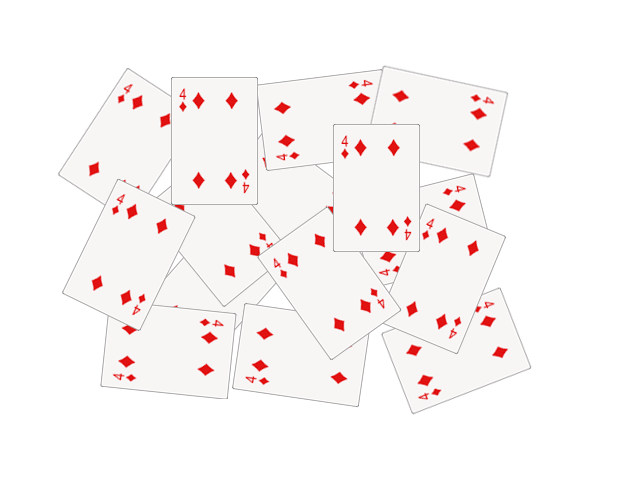
#> input picture seminars/seminar_06/data/cards.png, 640 x 480 px
$ jupyter execute --allow-errors Seminar_6.ipynb   (older library calls are emulated)
#> lines starting #> are read from the running program, lines starting #| are printed output that depends on the picture; after the words box and inside, x2 and y2 are one past the last pixel; in counts of white or black regions, pixels touching at a corner belong together
# Семинар 6 - Классические алгоритмы сегментации изображения и обнаружения объектов

**Данный семинар содержит ДЗ**

***

[cell 1]
import random as rng

import cv2
import numpy as np
import matplotlib.pyplot as plt

rng.seed(12345)

[cell 2]
# !mkdir -p data
# !wget https://github.com/opencv/opencv/raw/4.x/samples/data/cards.png -O data/cards.png

# Image Segmentation with Distance Transform and Watershed Algorithm

Источник - https://docs.opencv.org/3.4/d2/dbd/tutorial_distance_transform.html

В этом семинаре вы узнаете, как:

- Использовать `cv2.filter2D`, чтобы выполнить фильтрацию Лапласа для повышения резкости изображения.
- Использовать `cv2.distanceTransform`, чтобы получить производное представление двоичного изображения, где значение каждого пикселя заменяется его расстоянием до ближайшего пикселя фона.
- Использовать `cv2.watershed`, чтобы изолировать объекты на изображении от фона.

[cell 3]
img_src = cv2.cvtColor(cv2.imread("data/cards.png"), cv2.COLOR_BGR2RGB)
plt.imshow(img_src);

[cell 4]
# Change the background from white to black, since that will help later to extract
# better results during the use of Distance Transform
img = img_src.copy()
img[np.all(img == 255, axis=2)] = 0

plt.imshow(img);

[cell 5]
# Create a kernel that we will use to sharpen our image
# an approximation of second derivative, a quite strong kernel
kernel = np.array(
    [[  1,  1,  1],
     [  1, -8,  1],
     [  1,  1,  1]], dtype=np.float32)
# do the laplacian filtering as it is
# well, we need to convert everything in something more deeper then CV_8U
# because the kernel has some negative values,
# and we can expect in general to have a Laplacian image with negative values
# BUT a 8bits unsigned int (the one we are working with) can contain values from 0 to 255
# so the possible negative number will be truncated
imgLaplacian = cv2.filter2D(img, cv2.CV_32F, kernel)
sharp = np.float32(img)
imgResult = sharp - imgLaplacian

# convert back to 8bits gray scale
imgResult = np.clip(imgResult, 0, 255)
imgResult = imgResult.astype('uint8')
imgLaplacian = np.clip(imgLaplacian, 0, 255)
imgLaplacian = np.uint8(imgLaplacian)

plt.figure(figsize=(10, 5))
plt.subplot(121)
plt.imshow(imgLaplacian)
plt.title('Laplacian')
plt.subplot(122)
plt.imshow(imgResult)
plt.title('New Sharped Image');

### Бинаризация изображения

[cell 6]
# Create binary image from source image
bw = cv2.cvtColor(imgResult, cv2.COLOR_BGR2GRAY)
_, bw = cv2.threshold(bw, 40, 255, cv2.THRESH_BINARY | cv2.THRESH_OTSU)
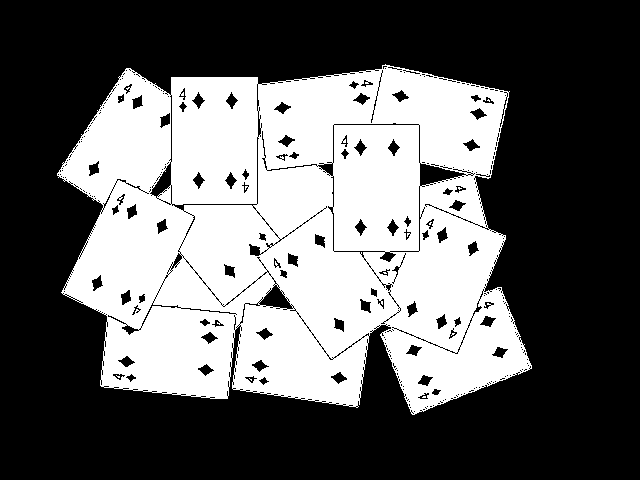
#> bw: shape (480, 640); 38.9% white; 10 white regions (9 under 20 px), largest, box (x1, y1, x2, y2) and area: (57, 64, 532, 415) 119477
plt.imshow(bw, cmap="Greys_r");

### Distance transform

[cell 7]
# Perform the distance transform algorithm
dist = cv2.distanceTransform(bw, cv2.DIST_L2, 3)
# Normalize the distance image for range = {0.0, 1.0}
# so we can visualize and threshold it
cv2.normalize(dist, dist, 0, 1.0, cv2.NORM_MINMAX)
plt.imshow(dist, cmap="Greys_r");

[cell 8]
# Threshold to obtain the peaks
# This will be the markers for the foreground objects
_, dist = cv2.threshold(dist, 0.4, 1.0, cv2.THRESH_BINARY)
#> dist: shape (480, 640) float32; values 0 (black) and 1 (white), 7.1% white; 15 white regions (1 under 20 px), largest, box (x1, y1, x2, y2) and area: (94, 228, 165, 280) 2212, (348, 159, 405, 216) 2186, (187, 112, 243, 169) 2179
# Dilate a bit the dist image
kernel1 = np.ones((3,3), dtype=np.uint8)
dist = cv2.dilate(dist, kernel1)
#> dist: shape (480, 640) float32; values 0 (black) and 1 (white), 8.2% white; 14 white regions, largest, box (x1, y1, x2, y2) and area: (93, 227, 166, 281) 2498, (347, 158, 406, 217) 2450, (185, 111, 244, 170) 2442
plt.imshow(dist, cmap="Greys_r");

[cell 9]
# Create the CV_8U version of the distance image
# It is needed for findContours()
dist_8u = dist.astype('uint8')
#> dist_8u: shape (480, 640); values 0 (black) and 1 (white), 8.2% white; 14 white regions
# Find total markers
contours, _ = cv2.findContours(dist_8u, cv2.RETR_EXTERNAL, cv2.CHAIN_APPROX_SIMPLE)
#> contours = 14 contours; largest, box (x1, y1, x2, y2) and area: (93, 227, 166, 281) 2396, (347, 158, 406, 217) 2348, (185, 111, 244, 170) 2340, (406, 250, 478, 307) 2280, (138, 321, 198, 380) 2240
# Create the marker image for the watershed algorithm
markers = np.zeros(dist.shape, dtype=np.int32)
# Draw the foreground markers
for i in range(len(contours)):
    cv2.drawContours(
        markers,   # image
        contours,  # contours list
        i,         # contour index to draw
        (i+1),     # color (fill value)
        -1,        # thickness (if negative - fill the contour)
    )
#> this loop made 14 passes
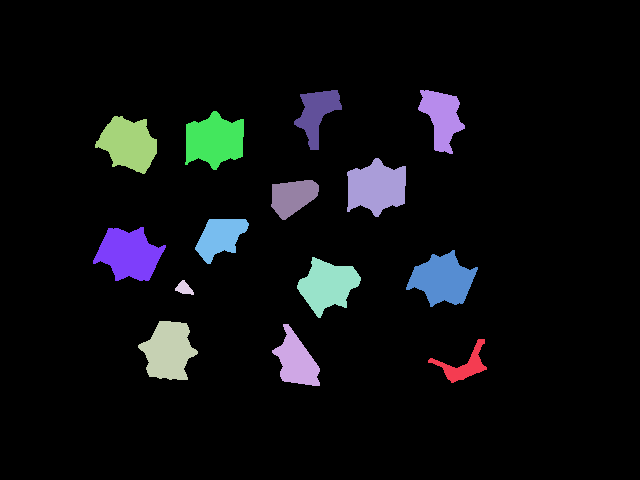
#> markers: shape (480, 640) int32; 15 distinct labels, from 0 to 14; one colour per label, 0 black
# Draw the background marker
cv2.circle(
    markers,        # image
    (5,5),          # center
    3,              # radius
    (255,255,255),  # color
    -1,             # thickness (if negative - fill)
)
#> markers: shape (480, 640) int32; 16 distinct labels, from 0 to 255

markers_8u = (markers * 10).astype('uint8')
plt.imshow(markers_8u, cmap="Greys_r");

### Алгоритм Watershed

[cell 10]
# Perform the watershed algorithm
cv2.watershed(imgResult, markers)

mark = markers.astype('uint8')
mark = cv2.bitwise_not(mark)
# uncomment this if you want to see how the mark
# image looks like at that point
# plt.imshow(mark)
# Generate random colors
colors = []
for contour in contours:
    colors.append((rng.randint(0,256), rng.randint(0,256), rng.randint(0,256)))
#> after the loop, colors = [(213, 5, 152), (188, 99, 138), (223, 82, 191), (63, 221, 133), (89, 95, 181), (46, 211, 85), (75, 105, 39), (97, 174, 164), (12, 234, 173), (13, 212, 1), (3, 83, 91), (146, 50, 212), (54, 93, 192), (119, 168, 20)]
# Create the result image
dst = np.zeros((markers.shape[0], markers.shape[1], 3), dtype=np.uint8)
# Fill labeled objects with random colors
for i in range(markers.shape[0]):
    for j in range(markers.shape[1]):
        index = markers[i,j]
        if index > 0 and index <= len(contours):
            dst[i,j,:] = colors[index-1]
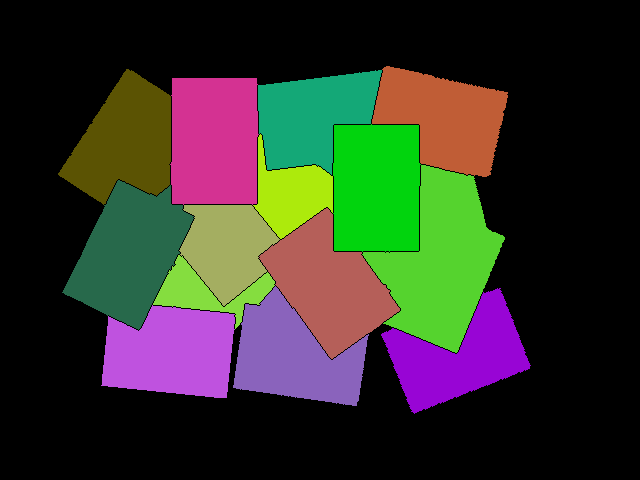
#> dst: shape (480, 640, 3); mean of channels 0, 1, 2 40.2, 50.5, 49.8; drawn as B, G, R

# Visualize the final image
plt.imshow(dst);

[cell 11]
blended = cv2.addWeighted(img_src, 0.5, dst, 0.5, 0.0)
plt.imshow(blended);

# Домашнее задание: подсчет количества пальцев

**Это оцениваемое ДЗ**

Вам предлагается реализовать алгоритм, подсчитывающий количество пальцев.

Один из возможных вариантов решения:
- Получить бинаризованное изображение и найти контур руки;
- Построить выпуклый контур функцией `cv2.convexHull` - https://docs.opencv.org/3.4/d7/d1d/tutorial_hull.html
- Найти дефекты выпуклости контура функцией [`cv2.convexityDefects`](https://docs.opencv.org/3.4/d3/dc0/group__imgproc__shape.html#gada4437098113fd8683c932e0567f47ba)
- После некоторой фильтрации дефектов, их число будет напрямую коррелировать с числом пальцев.

**Требования:**
1. Продемонстрируйте работоспособность алгоритма на любом числе пальцев (от 0 до 5).
2. Используйте фото своей руки для демонстрации (предложенное фото лишь для отладки).

[cell 12]
img = cv2.cvtColor(cv2.imread("data/hand.jpg"), cv2.COLOR_BGR2RGB)
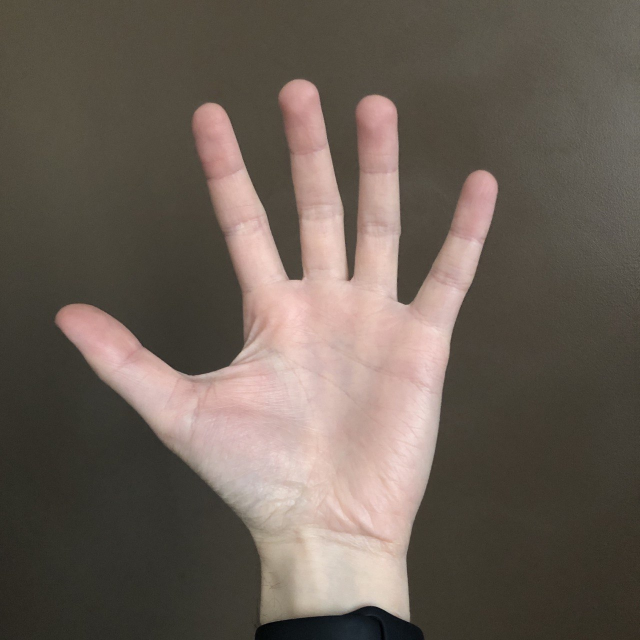
#> input picture seminars/seminar_06/data/hand.jpg, 1280 x 1280 px (shown at 1/2 size)
#> img: shape (1280, 1280, 3)
plt.imshow(img);

[cell 13]
def count_fingers(img):
    kernel = np.array(
        [[  1,  1,  1],
        [  1, -8,  1],
        [  1,  1,  1]], dtype=np.float32)

    imgLaplacian = cv2.filter2D(img, cv2.CV_32F, kernel)
#> imgLaplacian: shape (1280, 1280, 3) float32
    sharp = np.float32(img)
#> sharp: shape (1280, 1280, 3) float32
    imgResult = sharp - imgLaplacian
#> imgResult: shape (1280, 1280, 3) float32

    imgResult = np.clip(imgResult, 0, 255)
    imgResult = imgResult.astype('uint8')

    binary = cv2.cvtColor(imgResult, cv2.COLOR_BGR2GRAY)
    _, binary = cv2.threshold(binary, 80, 255, cv2.THRESH_BINARY + cv2.THRESH_OTSU)
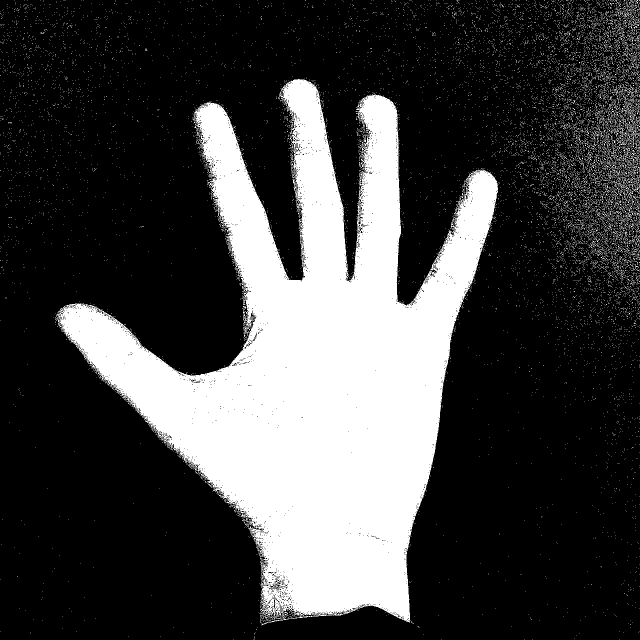
#> binary: shape (1280, 1280) (shown at 1/2 size); 26.2% white; 12523 white regions (12484 under 20 px)

    contours, _ = cv2.findContours(binary, cv2.RETR_TREE, cv2.CHAIN_APPROX_NONE)
#> contours = 15011 contours, 14947 with area under 20; largest, box (x1, y1, x2, y2) and area: (112, 158, 996, 1245) 404566, (601, 1224, 638, 1235) 151, (538, 1161, 563, 1176) 95, (543, 1196, 557, 1218) 86, (537, 1169, 561, 1180) 86

    max_contour = max(contours, key=cv2.contourArea)
#> max_contour = contour of 9118 points, box (x1, y1, x2, y2) (112, 158, 996, 1245), area 404566

    hull = cv2.convexHull(max_contour, returnPoints=False)
#> hull = 29 values, max 9115 at index 0, min 0 at index 28, mean 4815.5

    try:
        defects = cv2.convexityDefects(max_contour, hull)
#> defects = 29 rows, first 6: [9115, 0, 9116, 256], [0, 8, 1, 222], [8, 1371, 962, 100475], [1371, 1377, 1373, 324], [1377, 1395, 1382, 834], [1395, 1401, 1398, 639]
    except cv2.error:
        plt.imshow(img)
        plt.title('Detect fingers')
        plt.axis('off')
        plt.show()
        return 0

    for i in range(defects.shape[0]):
        s, e, f, d = defects[i, 0]
        start = tuple(max_contour[s][0])
        end = tuple(max_contour[e][0])
        far = tuple(max_contour[f][0])
        cv2.line(img, start, end, (0, 255, 0), 2)
        cv2.circle(img, far, 5, (0, 0, 255), -1)
#> this loop made 29 passes
#> (s, e, f, d, start, end, far) on passes 1 to 11: (9115, 0, 9116, 256, (599, 158), (596, 158), (598, 159)), (0, 8, 1, 222, (596, 158), (588, 159), (595, 159)), (8, 1371, 962, 100475, (588, 159), (414, 205), (603, 561)), (1371, 1377, 1373, 324, (414, 205), (408, 207), (412, 207)), (1377, 1395, 1382, 834, (408, 207), (398, 213), (411, 209)), (1395, 1401, 1398, 639, (398, 213), (395, 215), (398, 216)), (1401, 3235, 2826, 89122, (395, 215), (117, 622), (486, 699)), (3235, 3246, 3240, 1278, (117, 622), (115, 625), (121, 625)), (3246, 3250, 3247, 343, (115, 625), (113, 629), (116, 626)), (3250, 3253, 3252, 162, (113, 629), (112, 632), (113, 631)), (3253, 3290, 3271, 1534, (112, 632), (116, 647), (119, 635))
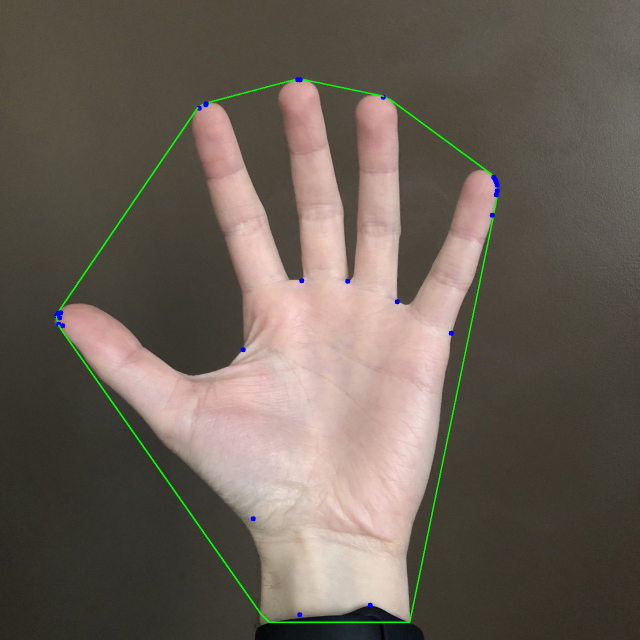
#> img: shape (1280, 1280, 3) (shown at 1/2 size); mean R, G, B 105.2, 95.6, 85.1

    plt.imshow(img)
    plt.title('Detect fingers')
    plt.axis('off')
    plt.show()

    finger_count = 0
    for i in range(defects.shape[0]):
        s, e, f, d = defects[i, 0]
        start = tuple(max_contour[s][0])
        end = tuple(max_contour[e][0])
        far = tuple(max_contour[f][0])

        a = np.sqrt((end[0] - start[0]) ** 2 + (end[1] - start[1]) ** 2)
        b = np.sqrt((far[0] - start[0]) ** 2 + (far[1] - start[1]) ** 2)
        c = np.sqrt((end[0] - far[0]) ** 2 + (end[1] - far[1]) ** 2)
        angle = np.arccos((b ** 2 + c ** 2 - a ** 2) / (2 * b * c)) * 180 / np.pi

        if angle < 90 and d > 20000:
            finger_count += 1
#> this loop made 29 passes
#> (s, e, f, d, start, end, far, a) on passes 1 to 10: (9115, 0, 9116, 256, (599, 158), (596, 158), (598, 159), 3), (0, 8, 1, 222, (596, 158), (588, 159), (595, 159), 8.06), (8, 1371, 962, 100475, (588, 159), (414, 205), (603, 561), 180), (1371, 1377, 1373, 324, (414, 205), (408, 207), (412, 207), 6.32), (1377, 1395, 1382, 834, (408, 207), (398, 213), (411, 209), 11.66), (1395, 1401, 1398, 639, (398, 213), (395, 215), (398, 216), 3.61), (1401, 3235, 2826, 89122, (395, 215), (117, 622), (486, 699), 492.9), (3235, 3246, 3240, 1278, (117, 622), (115, 625), (121, 625), 3.61), (3246, 3250, 3247, 343, (115, 625), (113, 629), (116, 626), 4.47), (3250, 3253, 3252, 162, (113, 629), (112, 632), (113, 631), 3.16)
#> after the loop, finger_count = 4

    return finger_count+1

[cell 14]
img = cv2.cvtColor(cv2.imread("data/hand.jpg"), cv2.COLOR_BGR2RGB)
print(f"Количество пальце по мнению алгоритма = {count_fingers(img)}")
#| Количество пальце по мнению алгоритма = 5
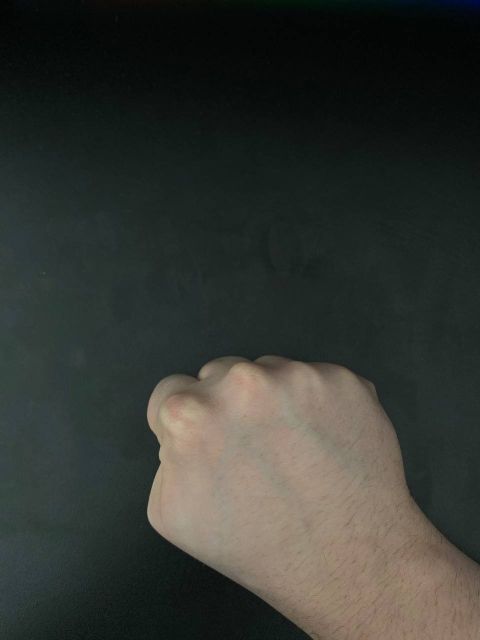
#> input picture seminars/seminar_06/data/my_hand_0.jpg, 960 x 1280 px (shown at 1/2 size)

#> (a cell that did not finish here is left out)

#> in count_fingers (call 2), `imgResult = sharp - imgLaplacian`:
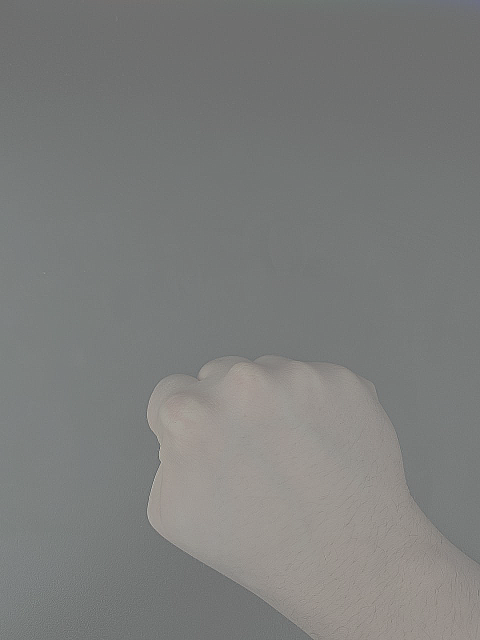
#> imgResult: shape (1280, 960, 3) float32 (shown at 1/2 size); mean R, G, B 52.4, 55.1, 49.9; drawn with min black and max white
#> in count_fingers (call 2), `_, binary = cv2.threshold(binary, 80, 255, cv2.THRESH_BINARY + cv2.THR..`:
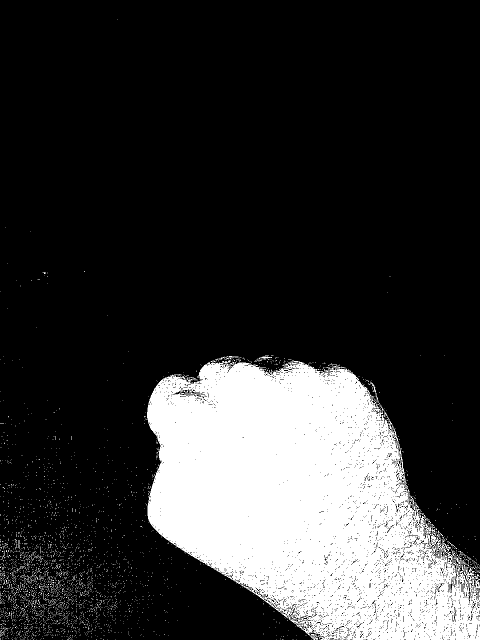
#> binary: shape (1280, 960) (shown at 1/2 size); 20.7% white; 2922 white regions (2910 under 20 px)
#> in count_fingers (call 2), `contours, _ = cv2.findContours(binary, cv2.RETR_TREE, cv2.CHAIN_APPROX..`: contours = 6221 contours, 6096 with area under 20; largest, box (x1, y1, x2, y2) and area: (294, 717, 960, 1280) 255666, (346, 777, 401, 791) 290, (765, 826, 782, 849) 156, (816, 998, 829, 1021) 114, (887, 1103, 903, 1125) 108
#> in count_fingers (call 2), `max_contour = max(contours, key=cv2.contourArea)`: max_contour = contour of 3575 points, box (x1, y1, x2, y2) (294, 717, 960, 1280), area 255666
#> in count_fingers (call 2), `hull = cv2.convexHull(max_contour, returnPoints=False)`: hull = 38 values, max 3143 at index 0, min 0 at index 37, mean 1168.1
#> in count_fingers (call 2), `defects = cv2.convexityDefects(max_contour, hull)`: defects = 37 rows, first 6: [3143, 0, 3306, 7316], [0, 3, 1, 162], [3, 302, 103, 8059], [302, 322, 311, 874], [322, 327, 324, 343], [327, 331, 330, 154]
#> the loop in count_fingers (call 2), `for i in range(defects.shape[0]):` made 37 passes
#> (s, e, f, d, start, end, far) on passes 1 to 12: (3143, 0, 3306, 7316, (595, 722), (435, 717), (544, 749)), (0, 3, 1, 162, (435, 717), (432, 718), (434, 718)), (3, 302, 103, 8059, (432, 718), (344, 749), (399, 763)), (302, 322, 311, 874, (344, 749), (330, 755), (341, 754)), (322, 327, 324, 343, (330, 755), (326, 757), (329, 757)), (327, 331, 330, 154, (326, 757), (322, 760), (323, 760)), (331, 337, 332, 181, (322, 760), (318, 764), (322, 761)), (337, 350, 348, 256, (318, 764), (309, 776), (311, 775)), (350, 364, 354, 229, (309, 776), (302, 790), (308, 780)), (364, 372, 369, 210, (302, 790), (299, 798), (301, 795)), (372, 379, 375, 211, (299, 798), (297, 805), (299, 801)), (379, 389, 383, 201, (297, 805), (295, 815), (297, 809))
#> (s, e, f, d) on pass 24: (680, 1024, 995, 3261)
#> after the loop in count_fingers (call 2), `for i in range(defects.shape[0]):`:
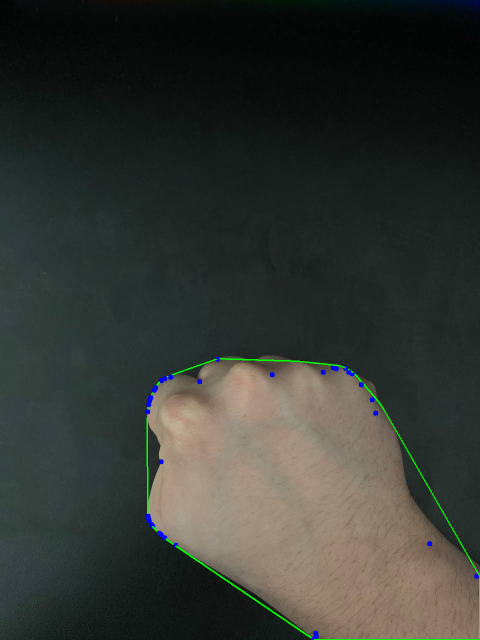
#> img: shape (1280, 960, 3) (shown at 1/2 size); mean R, G, B 52, 55.7, 50
#| Количество пальцев по мнению алгоритма = 1
#> pass 2 of the loop `for i in range(6):`:
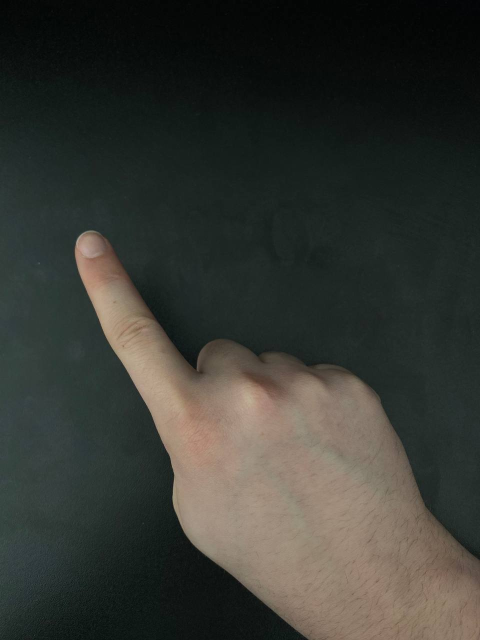
#> input picture seminars/seminar_06/data/my_hand_1.jpg, 960 x 1280 px (shown at 1/2 size)
#> in count_fingers (call 3), `imgLaplacian = cv2.filter2D(img, cv2.CV_32F, kernel)`:
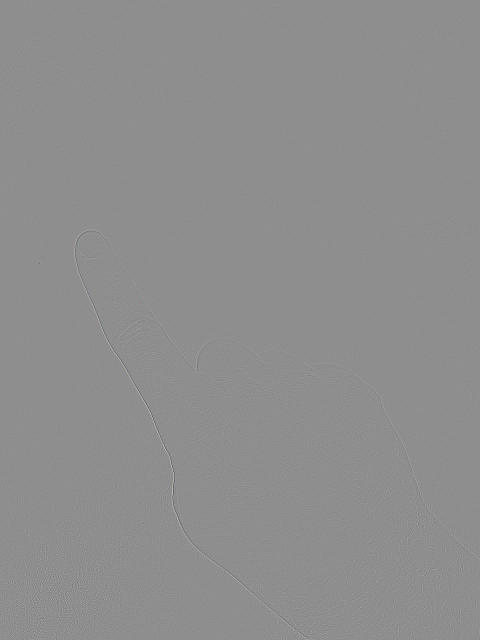
#> imgLaplacian: shape (1280, 960, 3) float32 (shown at 1/2 size); mean R, G, B 0, 0, 0; drawn with min black and max white
#| Количество пальцев по мнению алгоритма = 1
